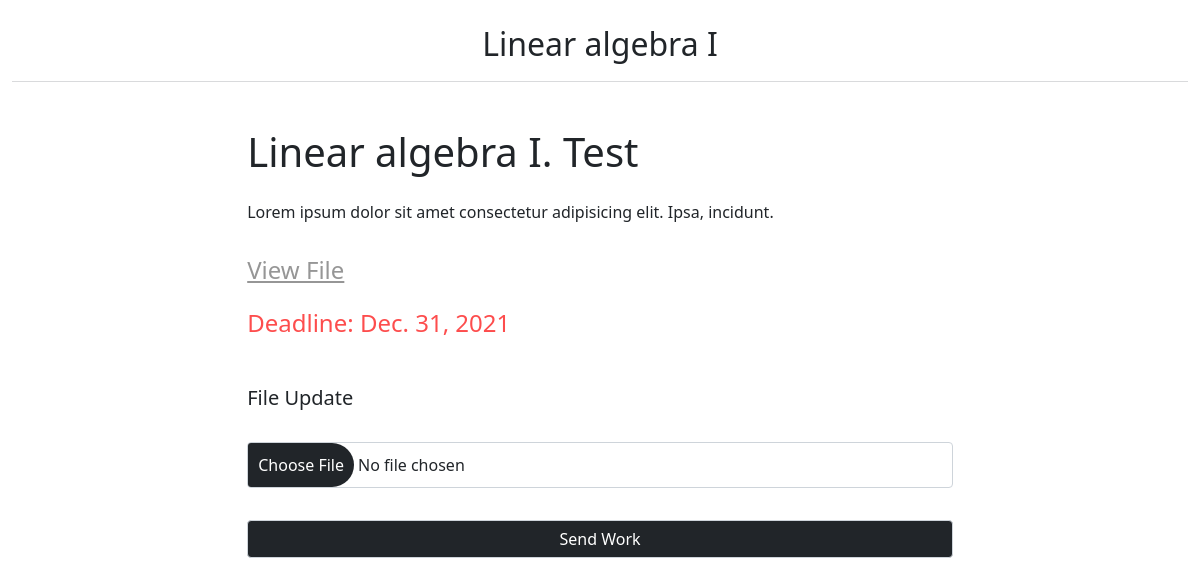
/courses/6/topic/16/assignment/1, run on the app's committed database.
### main_app/models.py (models this page shows, shortened)
class School_Assignment(models.Model):
    topic    = models.ForeignKey(Topic,on_delete=models.CASCADE)
    title    = models.CharField(max_length=50)
    instructions = models.TextField()
    file     = models.FileField(upload_to=location_assignment,null=True,blank=True)
    deadline = models.DateField(null=True,blank=True)
    created  = models.DateTimeField(auto_now=datetime.datetime.now())

class Topic(models.Model):
    id          = models.AutoField(primary_key=True)
    course      = models.ForeignKey(Courses,on_delete=models.CASCADE,)
    name        = models.CharField(max_length=200)
    description = models.TextField()
    class Meta():
        verbose_name        = 'Course Content'
        verbose_name_plural = 'Courses Content'
    def __str__(self):
        return self.name

### main_app/views.py (the view)
# urls.py: path('courses/<str:course_pk>/topic/<str:topic_pk>/assignment/<str:assignment_pk>',views.AssignmentData.as_view(),name='assignment_data'),
class AssignmentData(DetailView):
    model = School_Assignment
    template_name = 'assignments/assignment_object.html'
    def get_object(self):
        return get_object_or_404(School_Assignment,id=self.kwargs.get('assignment_pk'))
    def get_context_data(self, **kwargs):
        context = super().get_context_data(**kwargs)
        try:
            id_ = AssignmentData.get_object(self)
            s_  = Students.objects.get(user=self.request.user).id
            if Students_Assignment.objects.filter(student=s_,assignment=id_):
                context['File_was_already_sent']  = True
        except:
            context['File_was_already_sent']  = False
        return context

### main_app/templates/assignments/assignment_object.html (shortened to what this page needs)
{% extends 'base.html' %}
{% load static %}
{% block content %}
<div class="container-fluid">
    <div class="title">
        <h2><a href="{% url 'topic' course_pk=object.topic.course.id topic_pk=object.topic.id  %}">{{object.topic}}</a></h2>
    </div>
    <div class="assignment">
        <h1>{{object.title}}</h1>
        <p>{{object.instructions}}</p>
        <h4><a href="{{object.file.url}}">View File</a></h4>
        <h4 style="color: rgb(253, 77, 77); padding: 1rem 0;">Deadline: {{object.deadline}}</h4>
    </div>
    {%  if request.user  %}
    {% if File_was_already_sent %}
    <h5 style="text-align: center; color: forestgreen;">Your work was uploaded successfully </h5>
    {% else  %}
    {% if object.deadline == deadline %}
    <h6 style="text-align: center;">Time was over for assignment submission</h6>
    {% else %}
    <form  method="POST" action="{% url 'send_homework' object.id %}" enctype="multipart/form-data">
        <h5>File Update</h5>
        <input type="file" name="file">
        <input type="submit" value="Send Work">
    </form>
    {% endif %}
    {% endif %}
    {% endif %}
</div>
{% endblock %}

### main_app/templates/assignments/assignment_object.html (style rules this page uses)
.container-fluid .title { border-bottom: 1px solid #d9dadc; padding: 25px 0 10px; margin-bottom: 30px; text-align: center; }
.title a { text-decoration: none; color: #212529; }
.assignment { width: 60%; margin: auto; }
h4,p,h1 { padding: 1rem 0 0 0; }
a { color: rgb(150, 150, 150) }
form { width: 60%; margin: auto; }
form h5,input { margin: 2rem 0; }
form input,textarea { display: block; width: 100%; padding: .375rem .75rem; font-size: 1rem; font-weight: 400; line-height: 1.5; color: #212529; background-color: #fff; background-clip: padding-box; border: 1px solid #ced4da; -webkit-appearance: none; -moz-appearance: none; appearance: none; border-radius: .25rem; transition: border-color .15s ease-in-out,box-shadow .15s ease-in-out; }
form input[type=file] { font-size: 1rem; padding: 0; cursor: pointer; }
form input[type=submit] { background: #212529; color: white; }

### data on the page
School_Assignment: topic "Linear algebra I", title "Linear algebra I. Test", instructions "Lorem ipsum dolor sit amet consectetur adipisicing elit. Ipsa, incidunt.", deadline "Dec. 31, 2021"
